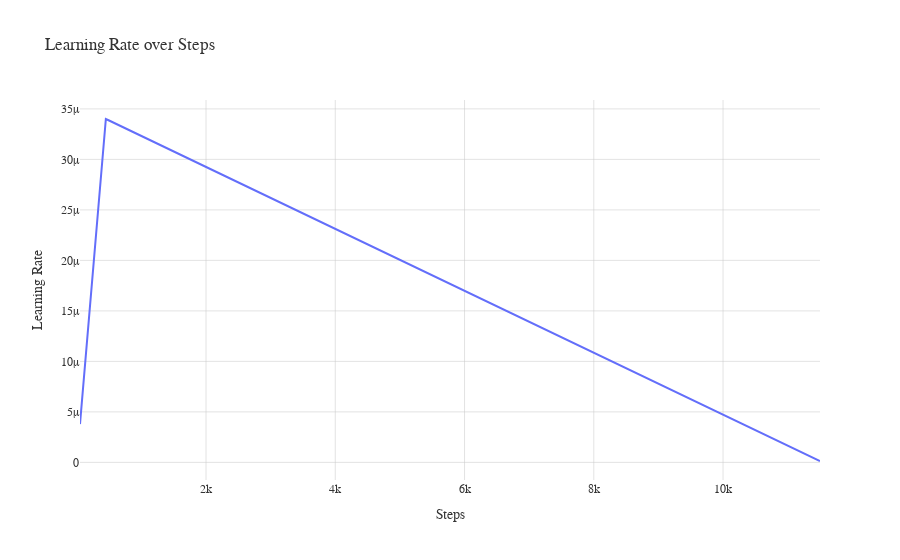

Notebook cell for this chart:
### Markdown cell above
### Learning Rate

### Code cell
## Learning Rate ##

import plotly.graph_objects as go

# Create a new figure for learning rate
fig_lr = go.Figure()

# Plot train/learning_rate_value
fig_lr.add_trace(go.Scatter(
    x=training_df['train/learning_rate_step'],
    y=training_df['train/learning_rate_value'],
    mode='lines',
    name='Learning Rate'
))
fig_lr.update_layout(layout)
# Update layout
fig_lr.update_layout(
    title='Learning Rate over Steps',
    xaxis_title='Steps',
    yaxis_title='Learning Rate',
)

# Show plot
fig_lr.show()
# fig_lr.write_image("plotly/final_training/lr_800_400_5.png", width=800, height=400, scale=5)

### Figure 1 — Plotly figure (JSON) as saved in the notebook; plotly's stock layout.template omitted (floating-point values rounded to 4 significant figures; data arrays with more than 128 entries replaced by an {"elided": "..."} marker saying what was removed)
{"data": [{"mode": "lines", "name": "Learning Rate", "type": "scatter", "x": {"elided": "461 int values"}, "y": {"elided": "461 float values"}}], "layout": {"font": {"color": "#333333", "family": "Arial, sans-serif", "size": 12}, "legend": {"font": {"color": "#333333", "size": 12}}, "paper_bgcolor": "rgb(255, 255, 255)", "plot_bgcolor": "rgb(255, 255, 255)", "title": {"text": "Learning Rate over Steps"}, "xaxis": {"gridcolor": "rgba(200, 200, 200, 0.5)", "showgrid": true, "tickfont": {"color": "#333333", "size": 12}, "title": {"text": "Steps"}, "zeroline": false}, "yaxis": {"gridcolor": "rgba(200, 200, 200, 0.5)", "showgrid": true, "tickfont": {"color": "#333333", "size": 12}, "title": {"text": "Learning Rate"}, "zeroline": false}}}
